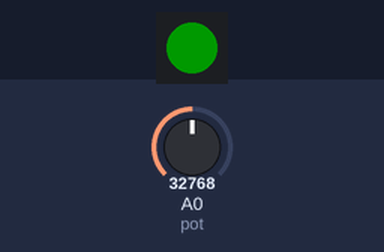
A program run on a simulated Raspberry Pi (BCM pin numbers). On the bench: 1 RGB LEDs in strip order, left to right. The test bench sets the inputs (shaded band); at power-on: A0 (pot) = 32768 (analog values on the 0–65535 scale). Dim RGB values are drawn brighter than linear; what the program prints to the terminal is not drawn.

Above: at 0.5 s.
Timing chart, 0 to 2.0 s (numbered marks = the images above):
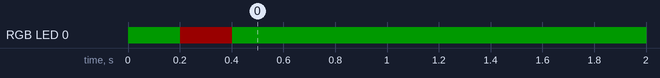

Measured:
- by itself, RGB LED 0: off → RGB(0, 25, 0) at 0.00 s, → RGB(25, 0, 0) 0.20 s later, → RGB(0, 25, 0) 0.20 s later

The program:

pot-test.py
```python
# pot-test.py
# Continuously read a potentiometer wired to A0 and print its value.

import time

import board
import analogio
import neopixel

POT_PIN = board.A0
READ_DELAY = 0.2

status_pixel = neopixel.NeoPixel(board.NEOPIXEL, 1, brightness=0.1)


def set_status(color):
    status_pixel[0] = color


def voltage(pin):
    # Convert 16-bit ADC reading to voltage (approximate); adjust Vref if needed
    return (pin.value * 3.3) / 65535.0

#Write function that starts video, ask it to stop listening to pot
# while video is running, then restart listening after video is done.
def start_video():
    # Placeholder for starting video recording or playback
    #placeholder for stoping the listening of pot
    #placeholder for restarting the listening of pot after video is done
    return()


set_status((0, 255, 0))

pot = analogio.AnalogIn(POT_PIN)

print("Potentiometer test ready")
print("Pot pin:", POT_PIN)

past_v = 0

try:
    while True:
        val = pot.value
        v = voltage(pot)
        print(f"Value: {val}  Voltage: {v:.3f} V")
        time.sleep(READ_DELAY)
        if abs(v - past_v) > 0.5: #Currently 0.5 threshold, lower/raise to change sensitivity
            set_status((255, 0, 0))
            # HERE IS WHERE YOU START AUDIO/VISUAL
        else:
            set_status((0, 255, 0))
        past_v = v


except KeyboardInterrupt:
    set_status((0, 0, 0))
    status_pixel.deinit()
    pot.deinit()
```
